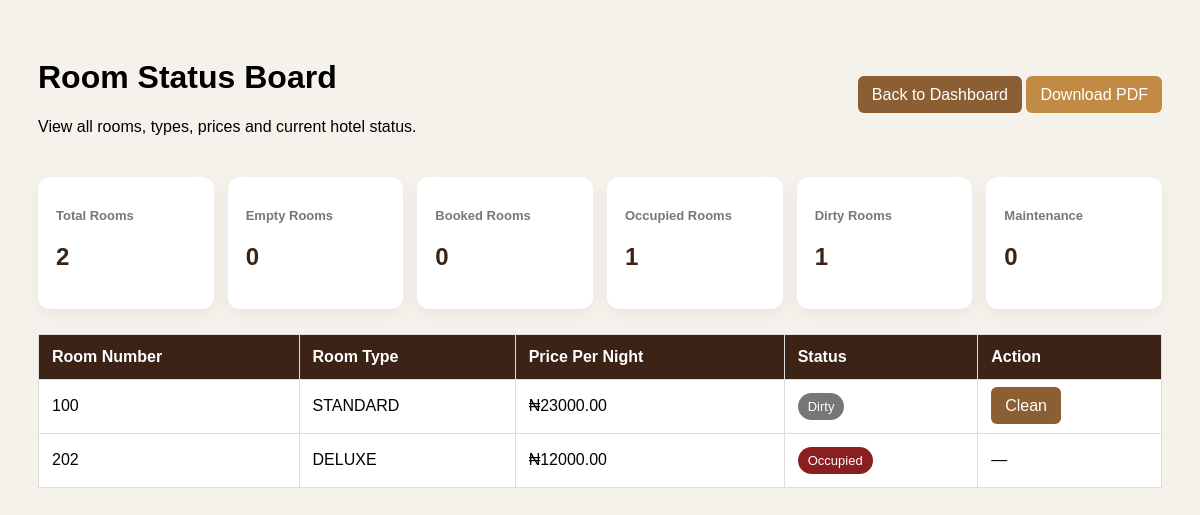
/reception/rooms/ (signed in), run on the app's committed database.
### reception/models.py (models this page shows, shortened)
class Room(models.Model):
    ROOM_TYPE_CHOICES = [
        ('STANDARD', 'Standard'),
        ('DELUXE', 'Deluxe'),
        ('EXECUTIVE', 'Executive'),
        ('SUITE', 'Suite'),
    ]
    ROOM_STATUS_CHOICES = [
        ('AVAILABLE', 'Available'),
        ('OCCUPIED', 'Occupied'),
        ('RESERVED', 'Reserved'),
        ('DIRTY', 'Dirty'),
        ('MAINTENANCE', 'Maintenance'),
    ]
    room_number = models.CharField(max_length=20, unique=True)
    room_type = models.CharField(max_length=30, choices=ROOM_TYPE_CHOICES)
    price_per_night = models.DecimalField(max_digits=12, decimal_places=2)
    status = models.CharField(max_length=20, choices=ROOM_STATUS_CHOICES, default='AVAILABLE')
    description = models.TextField(blank=True)

### reception/views.py (the view)
# urls.py: path('rooms/', views.room_list, name='room_list'),
@login_required
def room_list(request):
    rooms = Room.objects.all().order_by('room_number')
    total_rooms = rooms.count()
    available_rooms = rooms.filter(status='AVAILABLE').count()
    reserved_rooms = rooms.filter(status='RESERVED').count()
    occupied_rooms = rooms.filter(status='OCCUPIED').count()
    dirty_rooms = rooms.filter(status='DIRTY').count()
    maintenance_rooms = rooms.filter(status='MAINTENANCE').count()
    return render(request, 'reception/room_list.html', {
        'rooms': rooms,
        'total_rooms': total_rooms,
        'available_rooms': available_rooms,
        'reserved_rooms': reserved_rooms,
        'occupied_rooms': occupied_rooms,
        'dirty_rooms': dirty_rooms,
        'maintenance_rooms': maintenance_rooms,
    })

### templates/reception/room_list.html (shortened to what this page needs)
<!DOCTYPE html>
<html>
<head>
</head>
<body>
<div class="top">
    <div>
        <h1>Room Status Board</h1>
        <p>View all rooms, types, prices and current hotel status.</p>
    </div>
    <div>
        <a href="{% url 'reception:dashboard' %}" class="button">Back to Dashboard</a>
        <a href="{% url 'reception:download_rooms_pdf' %}" class="button download">Download PDF</a>
    </div>
</div>
<div class="cards">
    <div class="card">
        <h3>Total Rooms</h3>
        <h2>{{ total_rooms }}</h2>
    </div>
    <div class="card">
        <h3>Empty Rooms</h3>
        <h2>{{ available_rooms }}</h2>
    </div>
    <div class="card">
        <h3>Booked Rooms</h3>
        <h2>{{ reserved_rooms }}</h2>
    </div>
    <div class="card">
        <h3>Occupied Rooms</h3>
        <h2>{{ occupied_rooms }}</h2>
    </div>
    <div class="card">
        <h3>Dirty Rooms</h3>
        <h2>{{ dirty_rooms }}</h2>
    </div>
    <div class="card">
        <h3>Maintenance</h3>
        <h2>{{ maintenance_rooms }}</h2>
    </div>
</div>
<table>
    <thead>
        <tr>
            <th>Room Number</th>
            <th>Room Type</th>
            <th>Price Per Night</th>
            <th>Status</th>
            <th>Action</th>
        </tr>
    </thead>
    <tbody>
        {% for room in rooms %}
        <tr>
            <td>{{ room.room_number }}</td>
            <td>{{ room.room_type }}</td>
            <td>₦{{ room.price_per_night }}</td>
            <td>
                {% if room.status == 'AVAILABLE' %}
                    <span class="badge available">Empty</span>
                {% elif room.status == 'RESERVED' %}
                    <span class="badge reserved">Booked</span>
                {% elif room.status == 'OCCUPIED' %}
                    <span class="badge occupied">Occupied</span>
                {% elif room.status == 'DIRTY' %}
                    <span class="badge dirty">Dirty</span>
                {% elif room.status == 'MAINTENANCE' %}
                    <span class="badge maintenance">Maintenance</span>
                {% else %}
                    {{ room.status }}
                {% endif %}
                <td>
                {% if room.status == 'DIRTY' %}
                    <a href="{% url 'reception:mark_room_clean' room.id %}" class="button">
                        Clean
                    </a>
                {% else %}
                    —
                {% endif %}
            </td>
            </td>
        </tr>
        {% empty %}
        <tr>
            <td colspan="4">No rooms have been added yet.</td>
        </tr>
        {% endfor %}
    </tbody>
</table>
</body>
</html>

### templates/reception/room_list.html (style rules this page uses)
body { font-family: Arial, sans-serif; background: #f5f1eb; padding: 30px; }
.top { display: flex; justify-content: space-between; align-items: center; gap: 12px; flex-wrap: wrap; }
.button { background: #8b5e34; color: white; padding: 10px 14px; text-decoration: none; border-radius: 6px; }
.download { background: #c28b45; }
.cards { display: grid; grid-template-columns: repeat(6, 1fr); gap: 14px; margin: 25px 0; }
.card { background: white; padding: 18px; border-radius: 12px; box-shadow: 0 6px 18px rgba(0,0,0,0.05); }
.card h3 { font-size: 13px; color: #777; margin-bottom: 8px; }
.card h2 { color: #3b2415; }
table { width: 100%; border-collapse: collapse; background: white; }
th { background: #3b2415; color: white; }
th, td { padding: 13px; border: 1px solid #ddd; text-align: left; }
.badge { padding: 6px 10px; border-radius: 20px; color: white; font-size: 13px; display: inline-block; }
.occupied { background: #8b1e1e; }
.dirty { background: #777; }

### data on the page
Room: room_number "100", room_type "STANDARD", price_per_night "23000.00", status "Dirty"
Room: room_number "202", room_type "DELUXE", price_per_night "12000.00", status "Occupied"

### other printed values
{{ total_rooms }} "2"
{{ available_rooms }} "0"
{{ reserved_rooms }} "0"
{{ occupied_rooms }} "1"
{{ dirty_rooms }} "1"
{{ maintenance_rooms }} "0"
